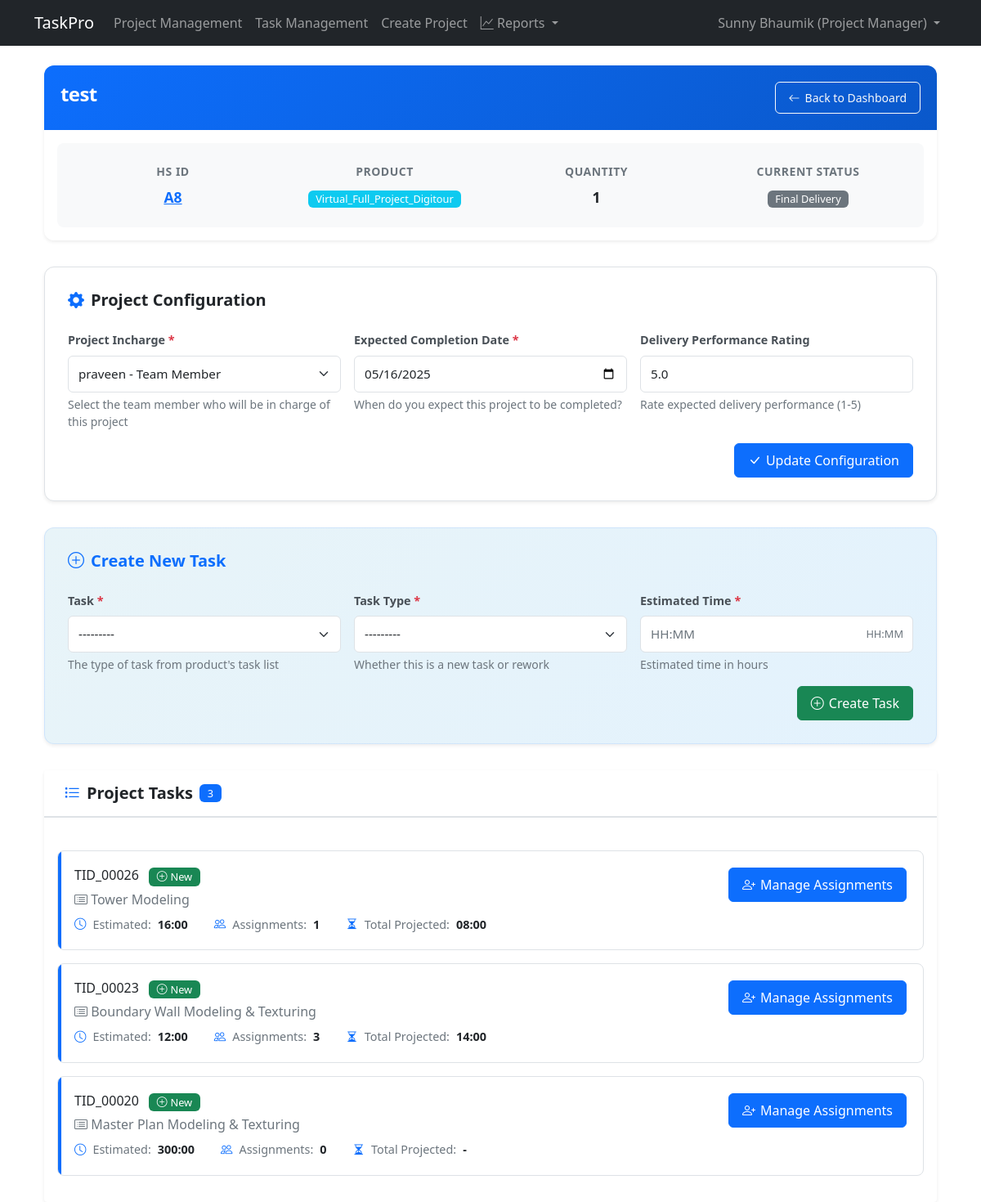
The app's page /projects/aedaa6b4-0d60-4cdd-8ebd-8fbbb9c3879d/manage/ (signed in), older data.
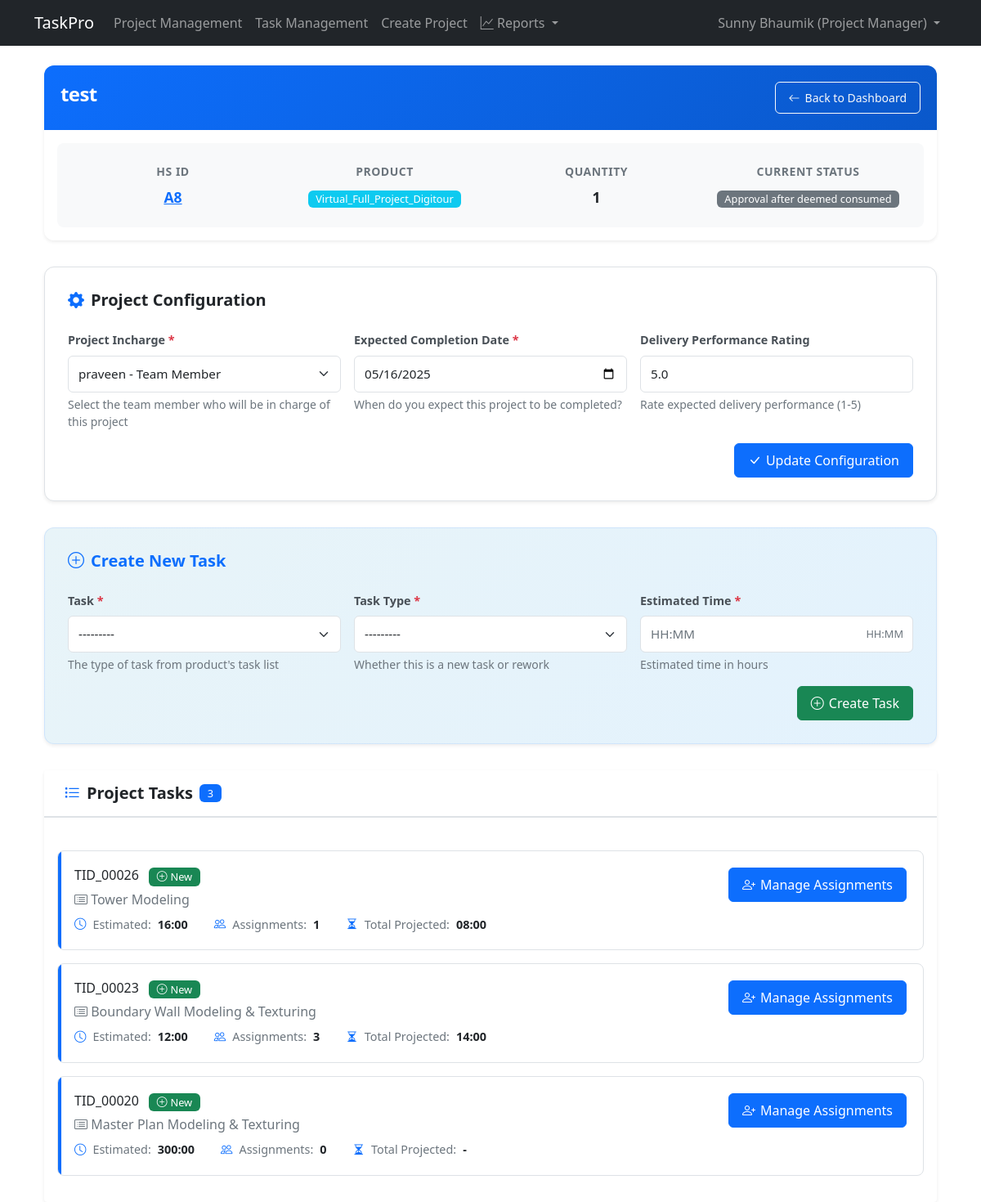
The same page, newer data.
### projects/models.py (models this page shows, shortened)
class Project(models.Model):
    id = models.UUIDField(
        primary_key=True,
        default=uuid.uuid4,
        editable=False
    )
    hs_id = models.CharField(
        max_length=10,
        unique=True,
        editable=False,
        help_text="Human-readable unique identifier (e.g., A1, A2, B1, etc.)"
    )
    opportunity_id = models.CharField(
        max_length=100,
        unique=False,
        help_text="Business opportunity identifier"
    )
    project_type = models.CharField(
        max_length=100,
        blank=True,
        null=True,
        help_text="Type of project (optional)"
    )
    project_name = models.CharField(
        max_length=255,
        help_text="Name of the project"
    )
    builder_name = models.CharField(
        max_length=255,
        help_text="Name of the builder/client"
    )
    city = models.ForeignKey(
        City,
        on_delete=models.PROTECT,
        related_name='projects',
        help_text="City where this project is located"
    )
    product = models.ForeignKey(
        Product,
        on_delete=models.PROTECT,
        related_name='projects',
        help_text="The product being delivered in this project"
    )
    product_subcategory = models.ForeignKey(
        ProductSubcategory,
        on_delete=models.PROTECT,
        related_name='projects',
        null=True,
        blank=True,
        help_text="Optional subcategory classification for this project"
    )
    package_id = models.CharField(
        max_length=100,
        blank=True,
        null=True,
        help_text="Optional package identifier"
    )
    quantity = models.PositiveIntegerField(
        help_text="Quantity of products for this project"
    )
    purchase_date = models.DateField(
        help_text="Date when the project was purchased"
    )
    sales_confirmation_date = models.DateField(
        help_text="Date when sales confirmation was received"
    )
    expected_tat = models.PositiveIntegerField(
        validators=[MinValueValidator(1)],
        help_text="Expected turnaround time in days (defaults to product TAT but can be overridden)"
    )
    account_manager = models.CharField(
        max_length=255,
        help_text="Name of the account manager responsible for this project"
    )
    dpm = models.ForeignKey(
        User,
        on_delete=models.PROTECT,
        related_name='dpm_projects',
        help_text="The Digital Project Manager assigned to this project"
    )
    current_status = models.ForeignKey(
        ProjectStatusOption,
        on_delete=models.PROTECT,
        related_name='projects',
        help_text="Current status of the project"
    )
    project_incharge = models.ForeignKey(
        'accounts.User',
        on_delete=models.PROTECT,
        related_name='incharge_projects',
        null=True,
        blank=True,
        help_text="Team member assigned as project incharge"
    )
    expected_completion_date = models.DateField(
        null=True,
        blank=True,
        help_text="Expected date of project completion"
    )
    delivery_performance_rating = models.DecimalField(
        max_digits=2,
        decimal_places=1,
        null=True,
        blank=True,
        validators=[
            MinValueValidator(1),
            MaxValueValidator(5)
        ],
        help_text="Delivery performance rating (1-5)"
    )
    created_at = models.DateTimeField(auto_now_add=True)
    updated_at = models.DateTimeField(auto_now=True)
    class Meta:
        ordering = ['-created_at']
        verbose_name = 'Project'
        verbose_name_plural = 'Projects'
        indexes = [
            models.Index(fields=['opportunity_id']),
        ]

class ProjectStatusOption(models.Model):
    id = models.UUIDField(
        primary_key=True,
        default=uuid.uuid4,
        editable=False
    )
    name = models.CharField(
        max_length=100,
        unique=True,
        help_text="Name of the status (e.g., 'Sales Confirmation')"
    )
    category_one = models.CharField(
        max_length=100,
        help_text="First level categorization (e.g., 'Awaiting Data')"
    )
    category_two = models.CharField(
        max_length=100,
        help_text="Second level categorization (e.g., 'Not Started')"
    )
    order = models.PositiveIntegerField(
        help_text="Sequence number for ordering statuses"
    )
    is_active = models.BooleanField(
        default=True,
        help_text="Whether this status is currently available for use"
    )
    created_at = models.DateTimeField(auto_now_add=True)
    updated_at = models.DateTimeField(auto_now=True)
    class Meta:
        ordering = ['order']
        verbose_name = 'Project Status Option'
        verbose_name_plural = 'Project Status Options'

class Product(models.Model):
    id = models.UUIDField(
        primary_key=True,
        default=uuid.uuid4,
        editable=False
    )
    name = models.CharField(
        max_length=255,
        unique=True,
        help_text="Name of the product"
    )
    expected_tat = models.PositiveIntegerField(
        validators=[MinValueValidator(1)],
        help_text="Default expected turnaround time in days for this product"
    )
    is_active = models.BooleanField(
        default=True,
        help_text="Whether this product is available for new projects"
    )
    created_at = models.DateTimeField(auto_now_add=True)
    updated_at = models.DateTimeField(auto_now=True)
    class Meta:
        ordering = ['name']
        verbose_name = 'Product'
        verbose_name_plural = 'Products'

### projects/views.py (the view)
# urls.py: path('<uuid:project_id>/manage/', views.project_management, name='project_management'),
@login_required
def project_management(request, project_id):
    success, result = ProjectService.get_project(project_id)
    if not success:
        messages.error(request, result)
        return redirect('projects:project_list')
    project = result
    redirect_response = ensure_is_dpm(request, project)
    if redirect_response:
        return redirect_response
    success, result = ProjectService.get_project_with_tasks(project_id)
    if not success:
        messages.error(request, result)
        return redirect('projects:project_list')
    project, tasks = result
    context = {
        'project': project,
        'tasks': tasks,
        'title': f'Manage Project: {project.project_name}',
        'project_form': ProjectManagementForm(instance=project),
        'task_form': ProjectTaskForm(project=project)
    }
    return render(request, 'projects/project_management.html', context)

### projects/forms.py (shortened to what this page needs)
class ProjectTaskForm(forms.ModelForm):
    estimated_time = DurationFormField(
        label="Estimated Time",
        help_text="Enter estimated time in HH:MM format",
        required=True
    )
    class Meta:
        model = ProjectTask
        fields = [
            'product_task',
            'task_type',
            'estimated_time'
        ]
        widgets = {
            'product_task': forms.Select(attrs={
                'class': 'form-select'
            }),
            'task_type': forms.Select(attrs={
                'class': 'form-select'
            })
        }
    def __init__(self, project=None, *args, **kwargs):
        self.project = project
        self.user = kwargs.pop('user', None)
        super().__init__(*args, **kwargs)
        if self.project:
            self.fields['product_task'].queryset = ProductTask.objects.filter(
                product=self.project.product,
                is_active=True
            ).order_by('name')
            self.fields['estimated_time'].help_text = 'Estimated time in hours'

### accounts/models.py (called while the page is built)
    def __str__(self):
        return f"{self.username} - {self.get_role_display()}"

### projects/models.py (called while the page is built)
    def __str__(self):
        return self.name

### projects/templates/projects/project_management.html (shortened to what the changed rows need)
{% extends "base.html" %}
{% block content %}
<div class="container-fluid">
    <div class="project-header-card">
        <div class="card-header text-white">
            <div class="d-flex justify-content-between align-items-center">
                <div>
                    <h4>{{ project.project_name }}</h4>
                </div>
            </div>
        </div>
        <div class="card-body">
            <div class="project-info-grid">
                <div class="project-info-item">
                    <div class="project-info-value"><a href="{% url 'projects:project_detail' project_id=project.id %}">{{ project.hs_id }}</a></div>
                </div>
                <div class="project-info-item">
                    <div class="project-info-value">
                        <span class="badge bg-info">{{ project.product.name }}</span>
                    </div>
                </div>
                <div class="project-info-item">
                    <div class="project-info-label">Quantity</div>
                    <div class="project-info-value">{{ project.quantity }}</div>
                </div>
                <div class="project-info-item">
                    <div class="project-info-value">
                        <span class="badge bg-secondary">{{ project.current_status.name }}</span>
                    </div>
                </div>
            </div>
        </div>
    </div>
    <div class="config-section">
        <form method="post" action="{% url 'projects:update_project_configuration' project.id %}" id="configForm">
            <div class="row g-3">
                <div class="col-md-4">
                    <label for="{{ project_form.project_incharge.id_for_label }}"
                           class="form-label form-label-required">
                        Project Incharge
                    </label>
                    {{ project_form.project_incharge }}
                    {% if project_form.project_incharge.help_text %}
                        <div class="form-text">{{ project_form.project_incharge.help_text }}</div>
                    {% endif %}
                </div>
                <div class="col-md-4">
                    <label for="{{ project_form.expected_completion_date.id_for_label }}"
                           class="form-label form-label-required">
                        Expected Completion Date
                    </label>
                    {{ project_form.expected_completion_date }}
                    {% if project_form.expected_completion_date.help_text %}
                        <div class="form-text">{{ project_form.expected_completion_date.help_text }}</div>
                    {% endif %}
                </div>
                <div class="col-md-4">
                    <label for="{{ project_form.delivery_performance_rating.id_for_label }}"
                           class="form-label">
                        Delivery Performance Rating
                    </label>
                    {{ project_form.delivery_performance_rating }}
                    {% if project_form.delivery_performance_rating.help_text %}
                        <div class="form-text">{{ project_form.delivery_performance_rating.help_text }}</div>
                    {% endif %}
                </div>
            </div>
        </form>
    </div>
</div>
{% endblock %}

Row changes from the older to the newer data that the page shows:
changed Project "test": current_status.name "Final Delivery" → "Approval after deemed consumed"
